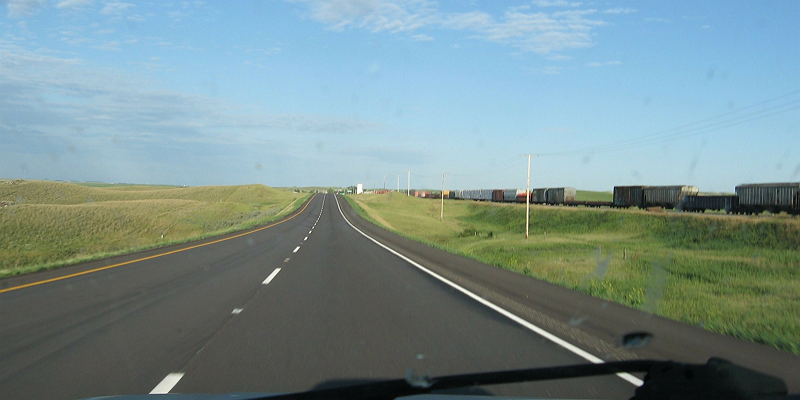
#> input picture newimage.jpg, 800 x 400 px
$ jupyter execute --allow-errors Untitled-Copy1.ipynb   (shell and % lines are left out)
#> lines starting #> are read from the running program, lines starting #| are printed output that depends on the picture; after the words box and inside, x2 and y2 are one past the last pixel; in counts of white or black regions, pixels touching at a corner belong together
[cell 1]
import matplotlib.pyplot as plt
import matplotlib.image as mpimg
import cv2
import sys
import numpy as np
# reading in an image
img = mpimg.imread('newimage.jpg')
#> img is the input picture: shape (400, 800, 3); mean R, G, B 120.5, 142.7, 143.1
plt.figure(figsize=(10,8))
print('This image is:', type(img), 'with dimensions:', img.shape)
#| This image is: <class 'numpy.ndarray'> with dimensions: (400, 800, 3)
plt.imshow(img)
plt.show()

[cell 2]
def grayscale(img):
    return cv2.cvtColor(img, cv2.COLOR_RGB2GRAY)

[cell 3]
gray = grayscale(img)
#> in grayscale, `return cv2.cvtColor(img, cv2.COLOR_RGB2GRAY)`:
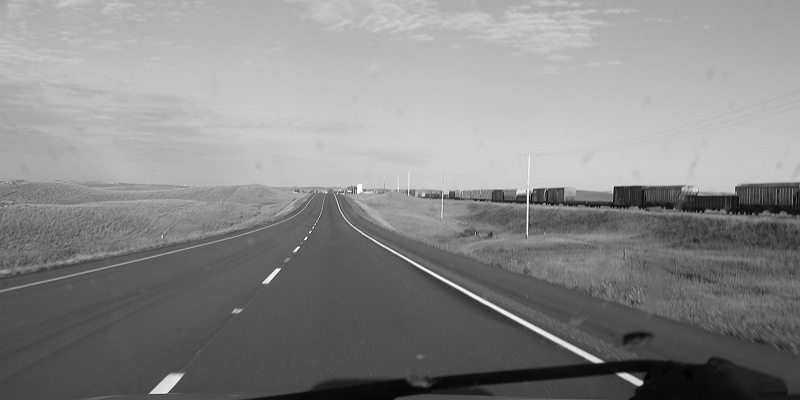
#> returned value: shape (400, 800); min 0, max 255, mean 136.1
plt.figure(figsize=(10,8))
plt.imshow(gray, cmap='gray')
plt.show()

[cell 4]
def gaussian_blur(img, krenel_size):
    return cv2.GaussianBlur(img, (kernel_size, kernel_size),0)
kernel_size = 5
blur_gray = gaussian_blur(gray, kernel_size)

plt.figure(figsize=(10,8))
plt.imshow(blur_gray, cmap='gray')
plt.show()

[cell 5]
def canny(img, low_threshold, high_threshold):
    canny_img = cv2.Canny(img, low_threshold, high_threshold)
    return canny_img

low_threshold = 70
high_threshold = 210

edges = canny(blur_gray, low_threshold, high_threshold)
#> in canny, `canny_img = cv2.Canny(img, low_threshold, high_threshold)`:
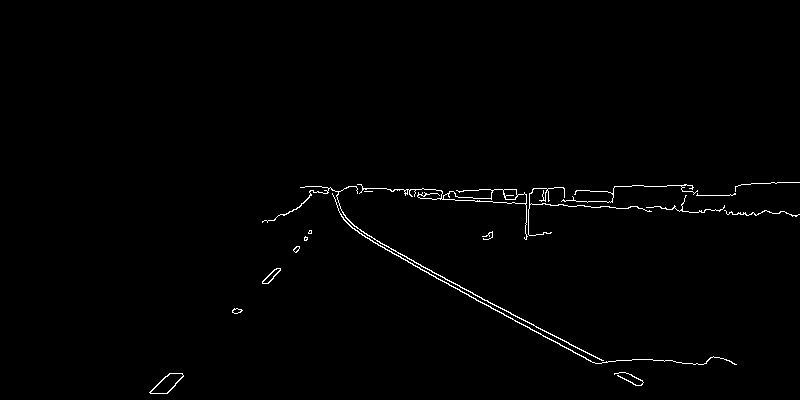
#> canny_img: shape (400, 800); 0.92% white in thin lines or dots, all inside (x1, y1, x2, y2) = (149, 182, 800, 394)

plt.figure(figsize=(10,8))
plt.imshow(edges, cmap='gray')
plt.show()

[cell 6]
def region_of_interest(img, vertices):
    mask = np.zeros_like(img)

    if len(img.shape) > 2:
        channel_count = img.shape[2]
        ignore_mask_color = (255,)*channel_count
    else:
        ignore_mask_color = 255
    cv2.fillPoly(mask, vertices, ignore_mask_color)

    masked_image = cv2.bitwise_and(img, mask)
    return masked_image

[cell 7]
imshape = img.shape
#> imshape = (400, 800, 3)
vertices = np.array([[(100,imshape[0]),(300,230),(420,230),(imshape[1]-20,imshape[0])]],dtype=np.int32)
mask = region_of_interest(edges, vertices)
#> in region_of_interest, `cv2.fillPoly(mask, vertices, ignore_mask_color)`:
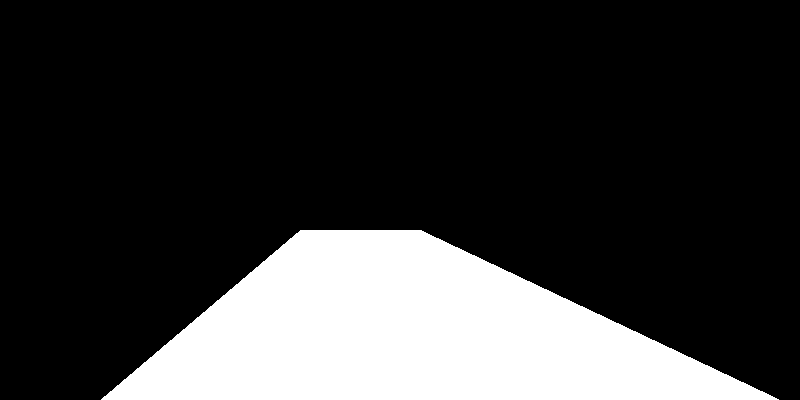
#> mask: shape (400, 800); 21.3% white; 1 white region, box (x1, y1, x2, y2) and area: (101, 230, 779, 400) 68025
#> in region_of_interest, `masked_image = cv2.bitwise_and(img, mask)`:
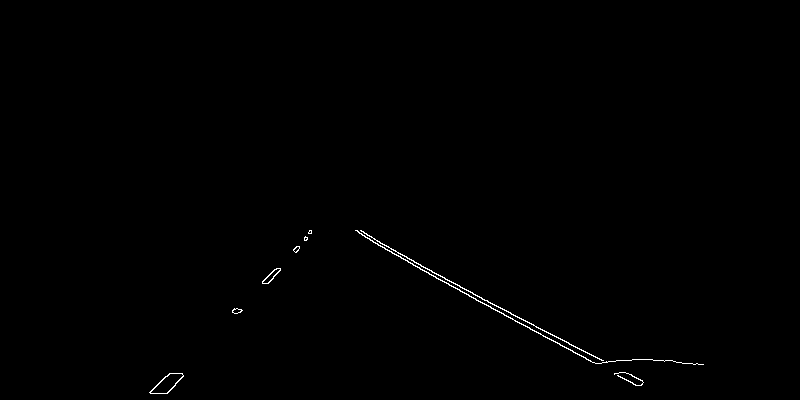
#> masked_image: shape (400, 800); 0.36% white in thin lines or dots, all inside (x1, y1, x2, y2) = (149, 230, 704, 394)

[cell 8]
plt.imshow(mask, cmap='gray')
plt.show()
print(img.shape)
#| (400, 800, 3)

[cell 9]
def draw_lines(img, lines, color=[255,0,0], thickness=4):
    for line in lines:
        for x1, y1, x2, y2 in line:
            cv2.line(img,(x1,y1),(x2,y2),color, thickness)
def hough_lines(img, rho, theta, threshold, min_line_len, max_line_gap):
    lines = cv2.HoughLinesP(img, rho, theta, threshold,
                           minLineLength=min_line_len,
                           maxLineGap=max_line_gap)
    #line_img = np.zeros((img.shape[0],img.shape[1],3),dtype=np.uint8)
    #draw_lines(line_img, lines)
    return lines

[cell 10]
rho = 1
theta = np.pi/180
threshold = 30
min_line_len = 10
max_line_gap = 20

lines = hough_lines(mask, rho, theta, threshold, min_line_len, max_line_gap)
#> in hough_lines, `lines = cv2.HoughLinesP(img, rho, theta, threshold, minLineLength=min_..`: lines = 14 rows, first 6: [473, 294, 642, 380], [420, 269, 638, 385], [370, 240, 510, 312], [359, 233, 444, 277], [150, 392, 169, 373], [602, 362, 652, 359]

#> (the rest of this cell did not finish here and is left out)

[cell 11]
def weighted_img(img, initial_img, a=0.8, b=1., c = 0.):
    return cv2.addWeighted(initial_img, a, img, b, c)
#> (the rest of this cell did not finish here and is left out)
